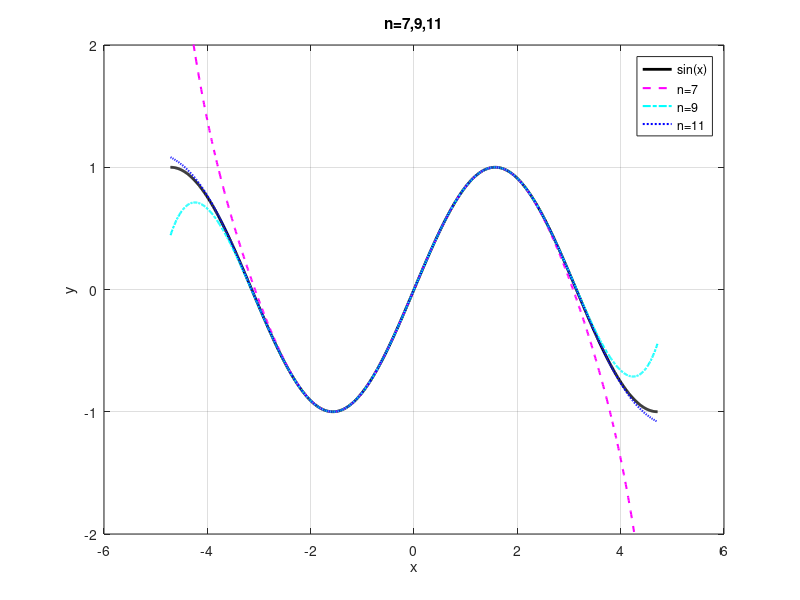

MATLAB code for this plot:
x = linspace(-3*pi/2, 3*pi/2, 1000);
y = sin(x);

% 高阶泰勒展开公式
f5 = x - x.^3/6 + x.^5/120;
f7 = f5 - x.^7/5040;
f9 = f7 + x.^9/362880;
f11 = f9 - x.^11/39916800;

% 绘图
figure(2);
plot(x, y, 'k', 'LineWidth', 2); hold on;
plot(x, f7, 'm--', 'LineWidth', 1.5);
plot(x, f9, 'c-.', 'LineWidth', 1.5);
plot(x, f11, 'b:', 'LineWidth', 1.5);
grid on; legend('sin(x)', 'n=7', 'n=9', 'n=11');
ylim([-2, 2]); xlabel('x'); ylabel('y');
title('n=7,9,11');
